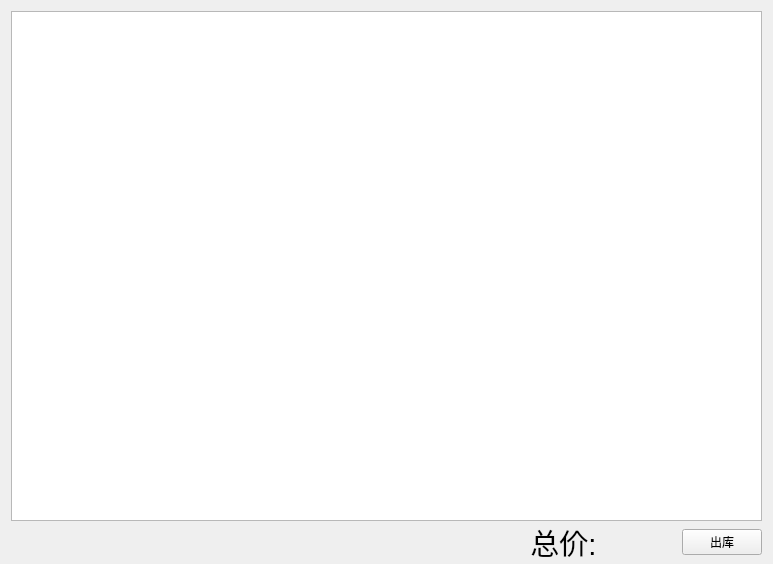
<?xml version="1.0" encoding="UTF-8"?>
<ui version="4.0">
 <class>CheckoutWidgetClass</class>
 <widget class="QWidget" name="CheckoutWidgetClass">
  <property name="geometry">
   <rect>
    <x>0</x>
    <y>0</y>
    <width>773</width>
    <height>564</height>
   </rect>
  </property>
  <property name="windowTitle">
   <string>CheckoutWidget</string>
  </property>
  <layout class="QVBoxLayout" name="verticalLayout">
   <property name="spacing">
    <number>0</number>
   </property>
   <property name="bottomMargin">
    <number>0</number>
   </property>
   <item>
    <widget class="QTableWidget" name="tableWidget">
     <property name="font">
      <font>
       <family>Microsoft YaHei UI</family>
       <weight>75</weight>
       <bold>true</bold>
      </font>
     </property>
    </widget>
   </item>
   <item>
    <layout class="QHBoxLayout" name="horizontalLayout_2" stretch="7,2,1">
     <item>
      <spacer name="horizontalSpacer">
       <property name="orientation">
        <enum>Qt::Horizontal</enum>
       </property>
       <property name="sizeHint" stdset="0">
        <size>
         <width>40</width>
         <height>20</height>
        </size>
       </property>
      </spacer>
     </item>
     <item>
      <layout class="QHBoxLayout" name="horizontalLayout" stretch="1,1">
       <item>
        <widget class="QLabel" name="label">
         <property name="font">
          <font>
           <pointsize>22</pointsize>
          </font>
         </property>
         <property name="text">
          <string>总价:</string>
         </property>
         <property name="alignment">
          <set>Qt::AlignCenter</set>
         </property>
        </widget>
       </item>
       <item>
        <widget class="QLabel" name="label_price">
         <property name="font">
          <font>
           <pointsize>22</pointsize>
          </font>
         </property>
         <property name="text">
          <string/>
         </property>
        </widget>
       </item>
      </layout>
     </item>
     <item>
      <widget class="QPushButton" name="pushButton">
       <property name="text">
        <string>出库</string>
       </property>
      </widget>
     </item>
    </layout>
   </item>
  </layout>
 </widget>
 <layoutdefault spacing="6" margin="11"/>
 <resources/>
 <connections/>
</ui>
